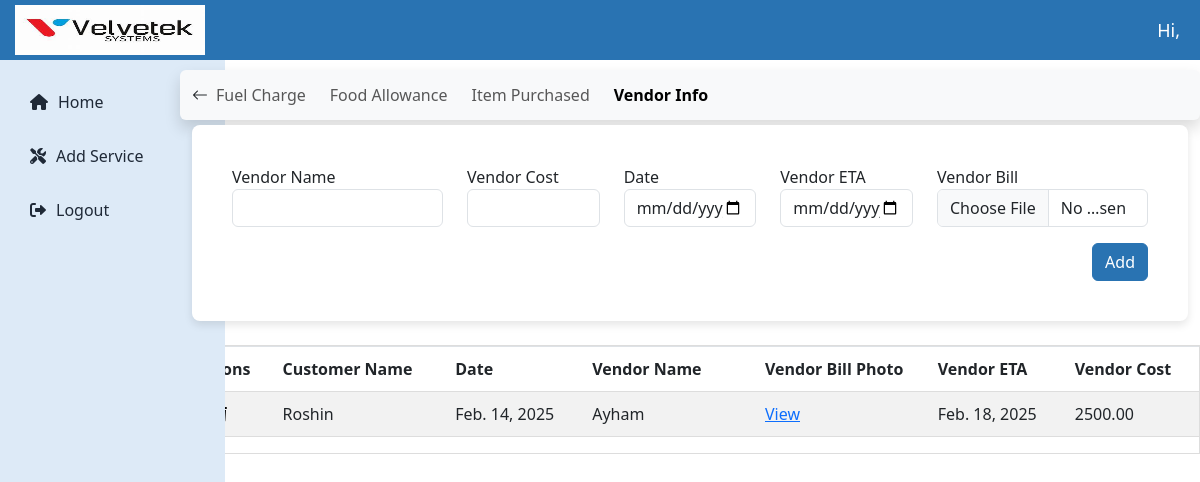
The page /technician/vendor-info/25/ on the database its author committed.
### technicianapp/models.py (models this page shows)
class VendorInfo(models.Model):
    date = models.DateField()
    vendor_name = models.CharField(max_length=200)
    vendor_bill_photo = models.ImageField(upload_to='vendorinfo')
    vendor_eta = models.DateField()
    vendor_cost = models.DecimalField(max_digits=10, decimal_places=2)
    apply = models.ForeignKey(Apply, on_delete=models.CASCADE,related_name='vendors',blank=True,null=True)
    customer_name = models.CharField(max_length=225)
    issue = models.TextField()

### technicianapp/views.py (the view, shortened to what this page needs)
# urls.py: path('vendor-info/<int:apply_id>/',views.vendor_info,name='vendor_info'),
def vendor_info(request, apply_id):
    apply_instance = get_object_or_404(Apply, id=apply_id)
    vendors = VendorInfo.objects.filter(apply=apply_instance)
    context = {
        'apply': apply_instance,
        'vendors': vendors,
    }
    return render(request, 'vendor_info.html', context)

### templates/vendor_info.html (shortened to what this page needs)
{% extends 'technician_dashboard.html' %}
{% block content %}
<div class="mt-0">
    <nav class="navbar navbar-expand-lg bg-light shadow rounded custom-navbar" style="max-width: 85%; margin-top: 5px; margin-left: auto;">
    <div class="container-fluid">
        <a class="nav-link d-none d-lg-block" href="{% url 'technician_dashboard' %}">
            <i class="bi bi-arrow-left"></i>
        </a>
        <div class="collapse navbar-collapse" id="vendorNav">
            <ul class="navbar-nav d-flex flex-wrap gap-2">
                <li class="nav-item">
                    <a class="nav-link {% if request.resolver_match.url_name == 'fuelcharge' %}fw-bold active{% endif %}" href="{% url 'fuelcharge' apply.id %}" data-title="Fuel Charge">Fuel Charge</a>
                </li>
                <li class="nav-item">
                    <a class="nav-link {% if request.resolver_match.url_name == 'food_allowance' %}fw-bold active{% endif %}" href="{% url 'food_allowance' apply.id %}" data-title="Food Allowance">Food Allowance</a>
                </li>
                <li class="nav-item">
                    <a class="nav-link {% if request.resolver_match.url_name == 'item_purchased' %}fw-bold active{% endif %}" href="{% url 'item_purchased' apply.id %}" data-title="Item Purchased">Item Purchased</a>
                </li>
                <li class="nav-item">
                    <a class="nav-link {% if request.resolver_match.url_name == 'vendor_info' %}fw-bold active{% endif %}" href="{% url 'vendor_info' apply.id %}" data-title="Vendor Info">Vendor Info</a>
                </li>
            </ul>
        </div>
    </div>
</nav>
    <div class="container" style="max-width: 85%; margin-top: 5px; margin-right: unset;">
        <div class="card p-4">
            <div class="card-body">
                <form action="{% url 'vendor_info' apply.id %}" method="post" enctype="multipart/form-data">
                    <div class="row">
                        <div class="col-md-3">
                            <label for="vendor_name">Vendor Name</label>
                            <input type="text" class="form-control" id="vendor_name" name="vendor_name" required>
                        </div>
                        <div class="col-md-2">
                            <label for="vendor_cost">Vendor Cost</label>
                            <input type="number" class="form-control" id="vendor_cost" name="vendor_cost" required>
                        </div>
                        <div class="col-md-2">
                            <label for="date">Date</label>
                            <input type="date" class="form-control" id="date" name="date" required>
                        </div>
                        <div class="col-md-2">
                            <label for="vendor_eta">Vendor ETA</label>
                            <input type="date" class="form-control" id="vendor_eta" name="vendor_eta" required>
                        </div>
                        <div class="col-md-3">
                            <label for="vendor_bill_photo">Vendor Bill</label>
                            <input type="file" class="form-control" id="vendor_bill_photo" name="vendor_bill_photo" accept="image/*" required>
                        </div>
                    </div>
                    <div class="d-flex justify-content-end mt-3">
                        <button type="submit" class="btn btn-primary">Add</button>
                    </div>
                </form>
            </div>
        </div>
    </div>
    </div>
    <div class="table-responsive mt-4 " style="max-width: 85%; margin-top: 5px; margin-left: auto;">
        {% if vendors %}
        <table id="basic-datatables" class="table table-striped table-bordered">
            <thead>
                <tr>
                    <th>Actions</th>
                    <th>Customer Name</th>
                    <th>Date</th>
                    <th>Vendor Name</th>
                    <th>Vendor Bill Photo</th>
                    <th>Vendor ETA</th>
                    <th>Vendor Cost</th>
                </tr>
            </thead>
            <tbody>
                {% for d in vendors %}
                <tr>
                    <td>
                        <div style="display: flex; align-items: center;">
                            <a href="{% url 'update_vendor_info' d.id %}" class="edit-vendorinfo-btn" data-bs-toggle="modal" data-bs-target="#updateVendorInfoModal{{ d.id }}">
                            </a>
    <form action="{% url 'update_vendor_info' d.id %}" method="post" style="display: inline;">
        <button type="button" class="icon-link delete-icon" title="Delete" data-bs-toggle="modal" data-bs-target="#deleteVendorInfoModal{{ d.id }}">
        </button>
    </form>
                        </div>
                    </td>
                <td>{{ d.customer_name }}</td>
                <td>{{ d.date }}</td>
                <td>{{ d.vendor_name }}</td>
                <td>
                    <a href="{{ d.vendor_bill_photo.url }}" target="_blank">View</a>
                </td>
                <td>{{ d.vendor_eta }}</td>
                <td>{{ d.vendor_cost }}</td>
            </tr>
                {% endfor %}
            </tbody>
        </table>
        {% else %}
<div class="alert alert-warning text-center">
    No vendor info available. Please add data.
</div>
{% endif %}
    </div>
{% endblock %}

### static/assets/css/admin_dashboard.css (style rules this page uses)
:root { --primary-color: #2973B2; --secondary-color: #F3F4F6; --accent-color: #441172; --text-color: #1F2937; --white: #ffffff; --sidebar-color: #DDEAF7; }
.card { border: none; border-radius: 8px; box-shadow: 0 4px 8px rgba(0, 0, 0, 0.1); transition: transform 0.2s ease, box-shadow 0.2s ease; }
.navbar { display: flex; position: relative; align-items: center; justify-content: space-between; background-color: var(--white); padding-top: 5px; padding-bottom: 5px; border-radius: 8px; box-shadow: 0 2px 4px rgba(0, 0, 0, 0.1); }
.btn-primary { background-color: var(--primary-color) !important; border-color: var(--primary-color) !important; color: #fff !important; }
.table-responsive { overflow-x: auto; overflow-y: auto; border: 1px solid #ddd; max-height: 485px; height: auto; transition: height 0.3s ease; }
.table { width: 100%; word-wrap: break-word; white-space: normal; table-layout: auto; border-collapse: collapse; }
.table th:nth-child(2), .table td:nth-child(2) { min-width: 100px !important; max-width: 150px !important; }
.table th:nth-child(4), .table td:nth-child(4) { min-width: 150px !important; max-width: 200px !important; }
.table th:nth-child(5), .table td:nth-child(5) { min-width: 150px !important; max-width: 150px !important; }
.table th, .table td { padding: 10px !important; text-align: left !important; border-bottom: 1px solid #ddd !important; border-right: none !important; border-left: none !important; }
.icon-link { color: 2973B2; text-decoration: none; }
.delete-icon { background: none; border: none; cursor: pointer; }

### templates/vendor_info.html (style rules this page uses)
.custom-navbar { width:1288px; margin-left: auto; margin-right: 0; }

### rows shown on the page
VendorInfo: customer_name "Roshin", date "Feb. 14, 2025", vendor_name "Ayham", vendor_eta "Feb. 18, 2025", vendor_cost "2500.00"
